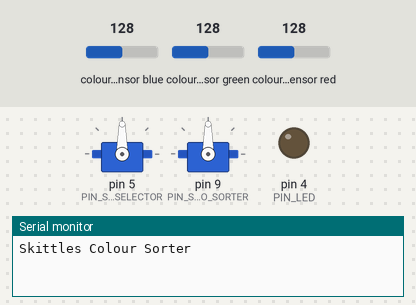
A sketch run on a simulated Arduino Uno, built with avr-gcc and run on an emulated ATmega328P. Shown: 2 × servo, output pins drawn as LEDs (lit = HIGH), the last lines printed to the serial monitor. Inputs (shaded band) come from the test bench; at power-on: colour sensor blue 128, colour sensor green 128, colour sensor red 128. Random numbers use the default seed unless the sketch sets one.

Above: at 1.2 s.
1.3 s: colour sensor blue set to 5
At 5.1 s:
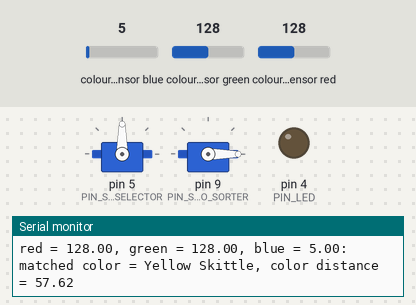
5.6 s: colour sensor green set to 5
At 8.2 s:
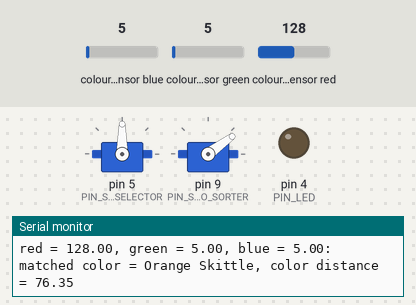
10.6 s: colour sensor red set to 5
At 14.4 s:
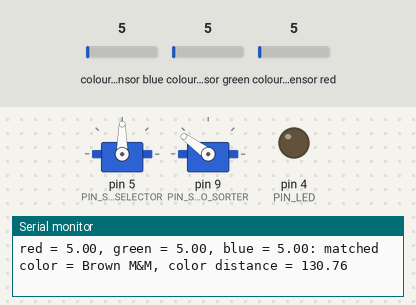
14.9 s: colour sensor blue set to 64
At 18.0 s:
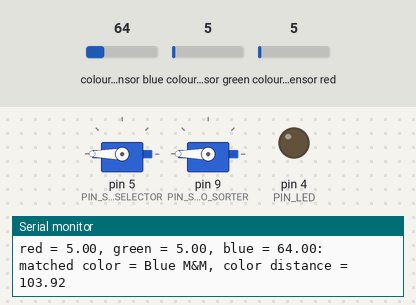
19.9 s: colour sensor green set to 128
24.2 s: colour sensor blue set to 128
Timing chart, 0 to 29.5 s (numbered marks = the images above; inputs shaded):
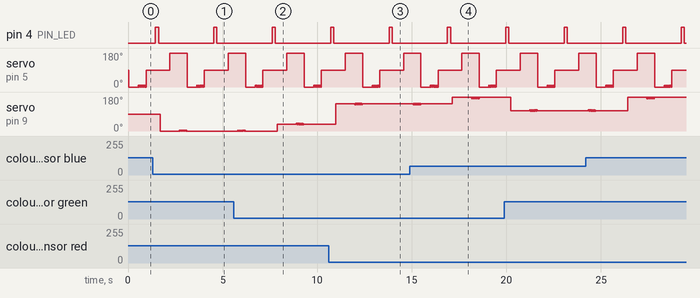

The sketch:

ColourSorter.ino
```cpp
// ColourSorter.ino
//
// This is an improved version of the ColourSorter originally built/demonstrated by
//
//   Michael Klements' Skittles Colour Sorter (www.the-diy-life.com).
//
// Notable changes:
//
// * Cleaner coding style, including use of #define directives and better code structure.
// * Serial port logging of color measurements and selected color.
// * Six colors/tubes instead of 5 to accommodate M&Ms, which add blue (Skittles don't have blue).
// * Colors are selected based on 3-dimensional distance to measured color coordinates. Greatly
//   improves accuracy of color detection using same input data. Also facilitates a data-driven
//   implementation vs. the original code-driven decision tree.
// * Jostling is added in an attempt to improve selector and sorter function.

#include <Servo.h>
#include <Wire.h>
#include "Adafruit_TCS34725.h"

#define SELECTOR_LIMIT      180
#define SELECTOR_POSITIONS  3
#define SELECTOR_SPACING    (SELECTOR_LIMIT / (SELECTOR_POSITIONS - 1))
#define SELECTOR_POS_HOPPER (SELECTOR_SPACING*0)
#define SELECTOR_POS_SENSOR (SELECTOR_SPACING*1)
#define SELECTOR_POS_SORTER (SELECTOR_SPACING*2)

#define SELECTOR_JOSTLE_DEGREES      10
#define SELECTOR_JOSTLE_COUNT        10
#define SELECTOR_JOSTLE_DELAY        20

#define SORTER_LIMIT        180
#define SORTER_POSITIONS    6
#define SORTER_SPACING      (SORTER_LIMIT / (SORTER_POSITIONS - 1))
#define SORTER_POS_YELLOW   (SORTER_SPACING*0)
#define SORTER_POS_ORANGE   (SORTER_SPACING*1)
#define SORTER_POS_RED      (SORTER_SPACING*2)
#define SORTER_POS_GREEN    (SORTER_SPACING*3)
#define SORTER_POS_PURPLE   (SORTER_SPACING*4)
#define SORTER_POS_BLUE     (SORTER_SPACING*5)

#define SORTER_JOSTLE_DEGREES        4
#define SORTER_JOSTLE_COUNT          10
#define SORTER_JOSTLE_DELAY          20

typedef struct {
  float red;
  float green;
  float blue;
  int sorterPos;
  char *name;
} COLOR_PROFILE;

COLOR_PROFILE colors[] = {
  { 89.2, 102.3,  47.6, SORTER_POS_YELLOW, "Yellow M&M"},
  { 88.1, 106.7,  40.7, SORTER_POS_YELLOW, "Yellow Skittle"},
  {116.6,  69.8,  56.0, SORTER_POS_ORANGE, "Orange M&M"},
  {125.0,  69.4,  45.9, SORTER_POS_ORANGE, "Orange Skittle"},
  { 89.4,  83.2,  72.6, SORTER_POS_RED,    "Red M&M"},
  { 92.8,  83.7,  68.3, SORTER_POS_RED,    "Red Skittle"},
  { 57.2, 118.0,  64.9, SORTER_POS_GREEN,  "Green M&M"},
  { 57.3, 125.9,  54.2, SORTER_POS_GREEN,  "Green Skittle"},
  { 68.5,  92.2,  78.9, SORTER_POS_PURPLE, "Brown M&M"},
  { 67.0,  92.6,  80.4, SORTER_POS_PURPLE, "Purple Skittle"},
  { 39.7,  90.1, 112.5, SORTER_POS_BLUE,   "Blue M&M"}
};

#define COLORS            (sizeof(colors)/sizeof(COLOR_PROFILE))

#define PIN_LED               4
#define PIN_SERVO_SELECTOR    5
#define PIN_SERVO_SORTER      9

Adafruit_TCS34725 tcs = Adafruit_TCS34725(TCS34725_INTEGRATIONTIME_50MS, TCS34725_GAIN_4X);
Servo selector;
Servo sorter;

void enableSensorLed(bool on, int delayMs = 50)
{
  digitalWrite(PIN_LED, on ? HIGH : LOW);
  delay(delayMs);
}

void readColor(float *red, float *green, float *blue)
{
  enableSensorLed(true);
  tcs.setInterrupt(false);          //Start measurement
  delay(60);                        //Takes 50ms to read
  tcs.getRGB(red, green, blue);
  tcs.setInterrupt(true);
  enableSensorLed(false, 100);
}

float colorProfileDistance(COLOR_PROFILE *profile, float red, float green, float blue)
{
  return sqrt(sq(red - profile->red) + sq(green - profile->green) + sq(blue - profile->blue));
}

int bestColorProfile(float red, float green, float blue)
{
  float distance;
  float bestDistance = NULL;
  COLOR_PROFILE *bestProfile;
  int i;

  for (i = 0; i < COLORS; i++) {
    COLOR_PROFILE *profile = &colors[i];
    distance = colorProfileDistance(profile, red, green, blue);
    if (bestDistance == NULL || distance < bestDistance) {
      bestDistance = distance;
      bestProfile = profile;
    }
  }

  return bestProfile;
}

void logColor(float red, float green, float blue, COLOR_PROFILE *colorProfile)
{
  float distance = colorProfileDistance(colorProfile, red, green, blue);

  Serial.print("red = ");
  Serial.print(red, 2);
  Serial.print(", green = ");
  Serial.print(green, 2);
  Serial.print(", blue = ");
  Serial.print(blue, 2);

  Serial.print(": matched color = ");
  Serial.print(colorProfile->name);

  Serial.print(", color distance = ");
  Serial.print(distance, 2);
  Serial.println();
}

void moveSelector (int pos, int delayMs = 500)
{
  selector.write(pos);
  delay(delayMs);
}

void moveSorter (int pos, int delayMs = 500)
{
  sorter.write(pos);
  delay(delayMs);
}

void jostleSorter(int pos, int jostle = SORTER_JOSTLE_DEGREES, int count = SORTER_JOSTLE_COUNT, int delayMs = SORTER_JOSTLE_DELAY)
{
  int centerPos = (pos < SORTER_LIMIT) ? pos : pos - jostle;
  for (int i = 0; i < count; i++) {
    moveSorter(centerPos + jostle, delayMs);
    moveSorter(centerPos - jostle, delayMs);
  }
  moveSorter(pos, delayMs);
}

void homeSelector()
{
  moveSelector(SELECTOR_POS_SORTER);
}

void jostleSelector(int pos, int jostle = SELECTOR_JOSTLE_DEGREES, int count = SELECTOR_JOSTLE_COUNT, int delayMs = SELECTOR_JOSTLE_DELAY)
{
  int centerPos = (pos < SELECTOR_LIMIT) ? pos : pos - jostle;
  for (int i = 0; i < count; i++) {
    moveSelector(pos + jostle, delayMs);
    moveSelector(pos, delayMs);
  }
}

void randomSorter()
{
  int sorterIndex, sorterPos;

  sorterIndex = random(0, 6);
  sorterPos = colors[sorterIndex].sorterPos;
  Serial.print("Selector to ");
  Serial.print(sorterIndex);
  Serial.print(", ");
  Serial.print(sorterPos);
  Serial.println();
  moveSorter(sorterPos, 1000);
}

void setup()
{
  Serial.begin(115200);
  Serial.println("\nSkittles Colour Sorter");

  pinMode (PIN_LED, OUTPUT);
  selector.attach(PIN_SERVO_SELECTOR);
  sorter.attach(PIN_SERVO_SORTER);
  tcs.begin();
  enableSensorLed(false);
}

void loop()
{
  // Test/calibration code...
  // randomSorter();
  // homeSelector();
  // return;

  // Regular code follows...

  // Load next candy
  moveSelector(SELECTOR_POS_HOPPER);
  jostleSelector(SELECTOR_POS_HOPPER);

  // Measure color
  moveSelector(SELECTOR_POS_SENSOR);

  float red, green, blue;
  readColor(&red, &green, &blue);

  COLOR_PROFILE *colorProfile;
  colorProfile = bestColorProfile(red, green, blue);
  logColor(red, green, blue, colorProfile);

  // Deliver candy to sorter
  moveSorter(colorProfile->sorterPos);
  moveSelector(SELECTOR_POS_SORTER);
  jostleSorter(colorProfile->sorterPos);
}

// end of file
```

Measured:
- by itself, pin 4 (PIN_LED): alternates HIGH for 0.16 s and LOW for 2.9 s
